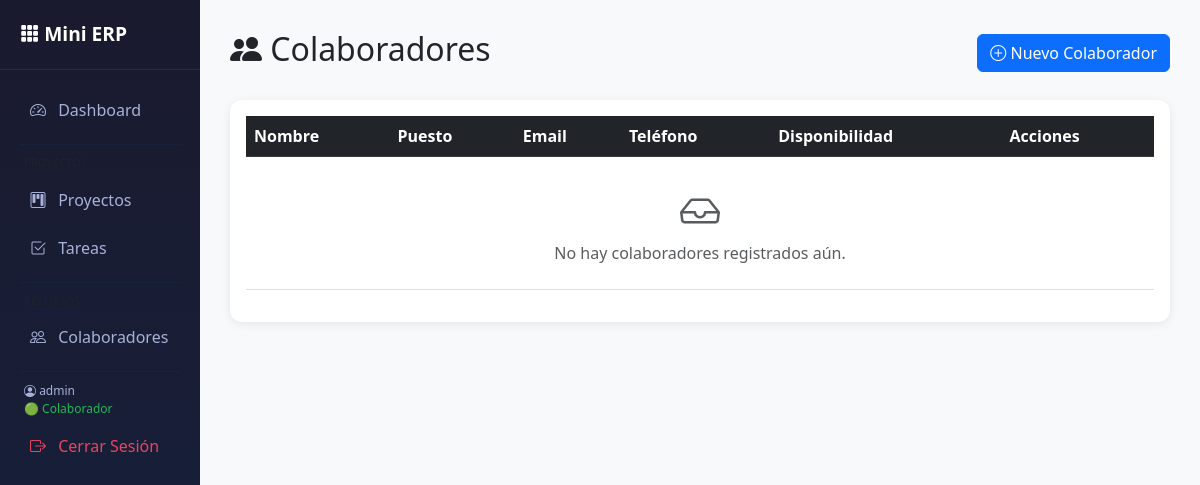
The page /colaboradores/ (signed in) on the database as committed earlier.
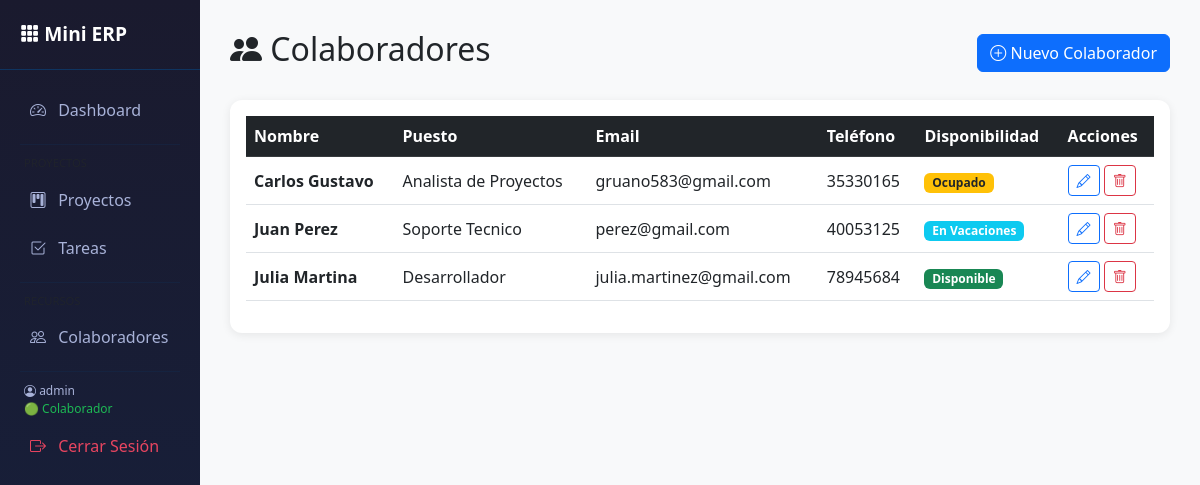
The same page on the database as committed later.
### recursos/models.py (models this page shows, shortened)
class Colaborador(models.Model):
    DISPONIBILIDAD_CHOICES = [
        ('disponible', 'Disponible'),
        ('ocupado', 'Ocupado'),
        ('vacaciones', 'En Vacaciones'),
    ]
    nombre = models.CharField(max_length=100)
    puesto = models.CharField(max_length=100)
    email = models.EmailField(unique=True)
    telefono = models.CharField(max_length=20, blank=True)
    disponibilidad = models.CharField(
        max_length=20,
        choices=DISPONIBILIDAD_CHOICES,
        default='disponible'
    )
    fecha_ingreso = models.DateField(auto_now_add=True)
    class Meta:
        verbose_name = 'Colaborador'
        verbose_name_plural = 'Colaboradores'

### recursos/views.py (the view)
# urls.py: path('', views.lista_colaboradores, name='lista_colaboradores'),
@login_required
def lista_colaboradores(request):
    colaboradores = Colaborador.objects.all()
    return render(request, 'recursos/lista_colaboradores.html', {'colaboradores': colaboradores})

### templates/recursos/lista_colaboradores.html (shortened to what this page needs)
{% extends 'base.html' %}
{% block content %}
<div class="d-flex justify-content-between align-items-center mb-4">
    <h2><i class="bi bi-people-fill"></i> Colaboradores</h2>
    <a href="{% url 'crear_colaborador' %}" class="btn btn-primary">
        <i class="bi bi-plus-circle"></i> Nuevo Colaborador
    </a>
</div>
<div class="card">
    <div class="card-body">
        <table class="table table-hover align-middle">
            <thead class="table-dark">
                <tr>
                    <th>Nombre</th>
                    <th>Puesto</th>
                    <th>Email</th>
                    <th>Teléfono</th>
                    <th>Disponibilidad</th>
                    <th>Acciones</th>
                </tr>
            </thead>
            <tbody>
                {% for colaborador in colaboradores %}
                <tr>
                    <td><strong>{{ colaborador.nombre }}</strong></td>
                    <td>{{ colaborador.puesto }}</td>
                    <td>{{ colaborador.email }}</td>
                    <td>{{ colaborador.telefono }}</td>
                    <td>
                        {% if colaborador.disponibilidad == 'disponible' %}
                            <span class="badge bg-success">Disponible</span>
                        {% elif colaborador.disponibilidad == 'ocupado' %}
                            <span class="badge bg-warning text-dark">Ocupado</span>
                        {% else %}
                            <span class="badge bg-info">En Vacaciones</span>
                        {% endif %}
                    </td>
                    <td>
                        <a href="{% url 'editar_colaborador' colaborador.pk %}" class="btn btn-sm btn-outline-primary">
                            <i class="bi bi-pencil"></i>
                        </a>
                        <a href="{% url 'eliminar_colaborador' colaborador.pk %}" class="btn btn-sm btn-outline-danger">
                            <i class="bi bi-trash"></i>
                        </a>
                    </td>
                </tr>
                {% empty %}
                <tr>
                    <td colspan="6" class="text-center text-muted py-4">
                        <i class="bi bi-inbox fs-1"></i><br>
                        No hay colaboradores registrados aún.
                    </td>
                </tr>
                {% endfor %}
            </tbody>
        </table>
    </div>
</div>
{% endblock %}

Rows that differ between the two databases and show on the page:
added Colaborador: nombre "Carlos Gustavo", puesto "Analista de Proyectos", email "gruano583@gmail.com", telefono "35330165", disponibilidad "Ocupado"
added Colaborador: nombre "Juan Perez", puesto "Soporte Tecnico", email "perez@gmail.com", telefono "40053125", disponibilidad "En Vacaciones"
added Colaborador: nombre "Julia Martina", puesto "Desarrollador", email "julia.martinez@gmail.com", telefono "78945684", disponibilidad "Disponible"
Other text that changed with them:
text no longer shown: "No hay colaboradores registrados aún."
